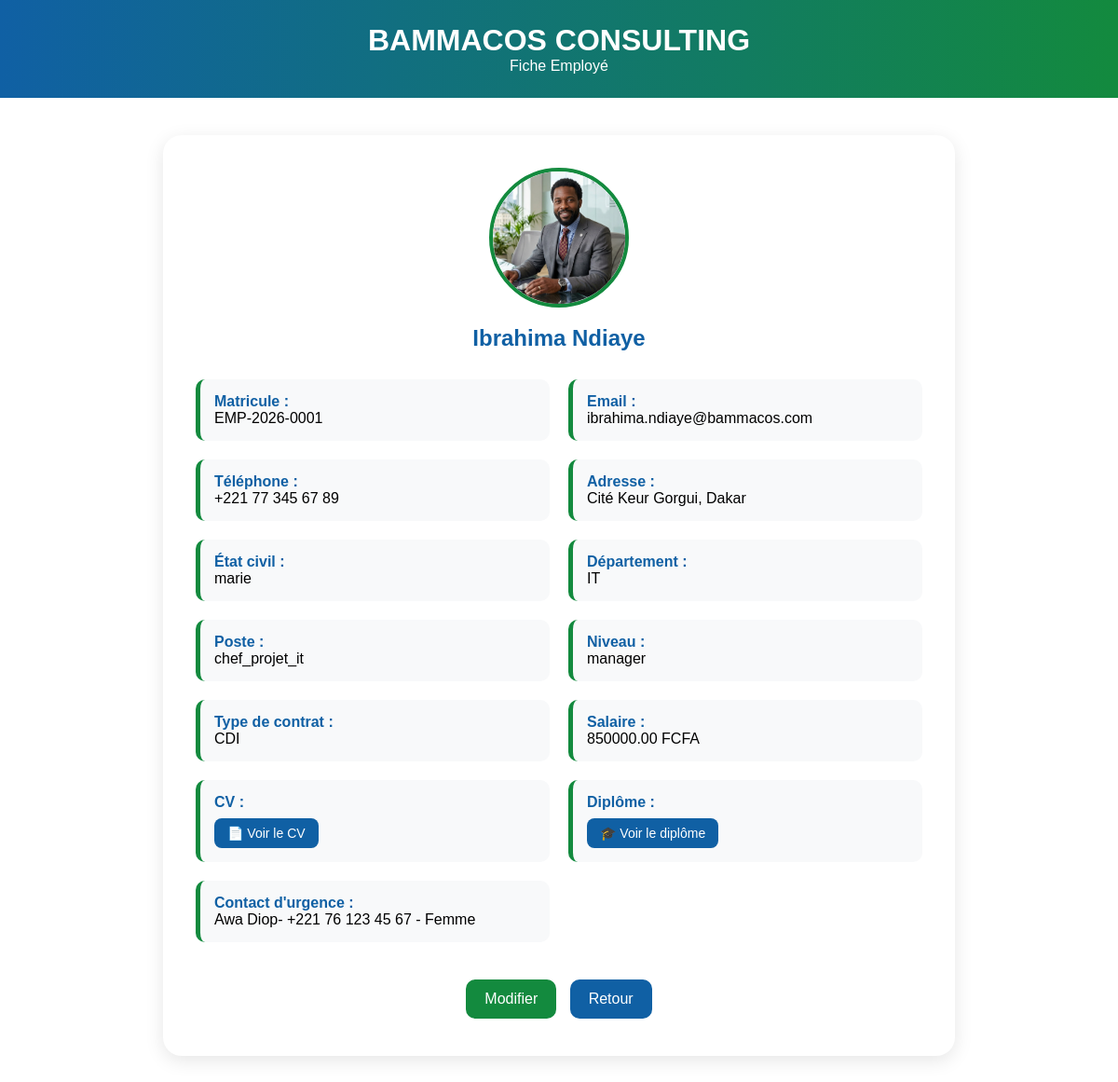
Page /employees/detail/4/ on the committed database.
### employees/models.py (models this page shows, shortened)
class Employee(models.Model):
    user = models.OneToOneField(User, on_delete=models.CASCADE)
    matricule = models.CharField("Matricule", max_length=20, unique=True, blank=True)
    nom = models.CharField("Nom", max_length=100)
    prenom = models.CharField("Prénom", max_length=100)
    email = models.EmailField("Email professionnel", unique=True)
    telephone = models.CharField("Téléphone", max_length=20)
    adresse = models.TextField("Adresse")
    date_naissance = models.DateField("Date de naissance")
    photo = models.ImageField("Photo de profil", upload_to='employees/photos/', null=True, blank=True)
    ETAT_CIVIL_CHOICES = (
    ('celibataire', 'Célibataire'),
    ('marie', 'Marié(e)'),
    ('divorce', 'Divorcé(e)'),
    ('veuf', 'Veuf/Veuve'),
)
    etat_civil = models.CharField(
    "État civil",
    max_length=20,
    choices=ETAT_CIVIL_CHOICES,
    default='celibataire'
)
    POSTE_CHOICES = (
    ("developpeur_fullstack", "Développeur Full Stack"),
    ("developpeur_backend", "Développeur Backend"),
    ("developpeur_frontend", "Développeur Frontend"),
    ("administrateur_systeme", "Administrateur Systèmes"),
    ("technicien_informatique", "Technicien Informatique"),
    ("chef_projet_it", "Chef de Projet IT"),
    ("responsable_it", "Responsable IT"),
    ("responsable_rh", "Responsable RH"),
    ("assistant_rh", "Assistant RH"),
    ("charge_recrutement", "Chargé de Recrutement"),
    ("gestionnaire_paie", "Gestionnaire de Paie"),
    ("comptable", "Comptable"),
    ("chef_comptable", "Chef Comptable"),
    ("controleur_gestion", "Contrôleur de Gestion"),
    ("directeur_financier", "Directeur Financier"),
    ("charge_marketing", "Chargé Marketing"),
    ("community_manager", "Community Manager"),
    ("responsable_marketing", "Responsable Marketing"),
    ("chef_produit", "Chef de Produit"),
    ("commercial", "Commercial"),
    ("charge_clientele", "Chargé de Clientèle"),
    ("chef_commercial", "Chef Commercial"),
    ("responsable_ventes", "Responsable des Ventes"),
    ("responsable_logistique", "Responsable Logistique"),
    ("gestionnaire_stock", "Gestionnaire de Stock"),
    ("magasinier", "Magasinier"),
    ("chauffeur", "Chauffeur"),
    ("assistant_administratif", "Assistant Administratif"),
    ("secretaire", "Secrétaire"),
    ("agent_entretien", "Agent d'Entretien"),
    ("agent_securite", "Agent de Sécurité"),
)
    poste = models.CharField("Niveau hiérarchique", max_length=100, choices=POSTE_CHOICES)
    NIVEAU_CHOICES = (
    ("stagiaire", "Stagiaire"),
    ("junior", "Junior"),
    ("senior", "Senior"),
    ("manager", "Manager"),
    ("directeur", "Directeur"),
)
    niveau = models.CharField(
    max_length=20,
    choices=NIVEAU_CHOICES,
    default="junior"
)
    department = models.ForeignKey(
    Department,
    on_delete=models.CASCADE,
    verbose_name="Département"
)
    TYPE_CONTRAT_CHOICES = (
    ('CDI', 'CDI'),
    ('CDD', 'CDD'),
    ('Stage', 'Stage'),
    ('Freelance', 'Freelance'),
)
    type_contrat = models.CharField(
    "Type de contrat",
    max_length=20,
    choices=TYPE_CONTRAT_CHOICES
)
    date_embauche = models.DateField("Date d'embauche")
    salaire = models.DecimalField("Salaire de base", max_digits=10, decimal_places=2)
    statut = models.CharField("Statut", max_length=20, default="actif")
    cv = models.FileField("CV", upload_to='cv/', null=True, blank=True)
    diplome = models.FileField("Diplôme", upload_to='diplomes/', null=True, blank=True)
    contact_urgence = models.CharField(
    "Contact d'urgence",
    max_length=100,
     help_text="Ex: Nom - Numéro de téléphone - Lien de parenté"
)
    created_at = models.DateTimeField(auto_now_add=True)

### departments/models.py (models this page shows)
class Department(models.Model):
    name = models.CharField("Nom du département", max_length=100)
    def __str__(self):
        return self.name

### employees/views.py (the view)
# urls.py: path("detail/<int:pk>/", employee_detail, name="employee_detail"),
def employee_detail(request, pk):
    employee = get_object_or_404(Employee, pk=pk)
    return render(request, "employees/employee_detail.html", {
        "employee": employee
    })

### employees/templates/employees/employee_detail.html (shortened to what this page needs)
<!DOCTYPE html>
<html lang="fr">
<head>
</head>
<body>
    <div class="header">
        <h1>BAMMACOS CONSULTING</h1>
        <p>Fiche Employé</p>
    </div>
    <div class="container">
        <div class="card">
            <div class="profile">
                {% if employee.photo %}
                    <img src="{{ employee.photo.url }}">
                {% endif %}
                <h2>
                    {{ employee.prenom }}
                    {{ employee.nom }}
                </h2>
            </div>
            <div class="info">
                <div class="box">
                    <strong>Matricule :</strong><br>
                    {{ employee.matricule }}
                </div>
                <div class="box">
                    <strong>Email :</strong><br>
                    {{ employee.email }}
                </div>
                <div class="box">
                    <strong>Téléphone :</strong><br>
                    {{ employee.telephone }}
                </div>
                <div class="box">
                    <strong>Adresse :</strong><br>
                    {{ employee.adresse }}
                </div>
                <div class="box">
                    <strong>État civil :</strong><br>
                    {{ employee.etat_civil }}
                </div>
                <div class="box">
                    <strong>Département :</strong><br>
                    {{ employee.department }}
                </div>
                <div class="box">
                    <strong>Poste :</strong><br>
                    {{ employee.poste }}
                </div>
                <div class="box">
                    <strong>Niveau :</strong><br>
                    {{ employee.niveau }}
                </div>
                <div class="box">
                    <strong>Type de contrat :</strong><br>
                    {{ employee.type_contrat }}
                </div>
                <div class="box">
                    <strong>Salaire :</strong><br>
                    {{ employee.salaire }} FCFA
                </div>
<div class="box">
    <strong>CV :</strong><br>
    {% if employee.cv %}
        <a href="{{ employee.cv.url }}" target="_blank">
            📄 Voir le CV
        </a>
    {% else %}
        Aucun CV
    {% endif %}
</div>
<div class="box">
    <strong>Diplôme :</strong><br>
    {% if employee.diplome %}
        <a href="{{ employee.diplome.url }}" target="_blank">
            🎓 Voir le diplôme
        </a>
    {% else %}
        Aucun diplôme
    {% endif %}
</div>
                <div class="box">
                    <strong>Contact d'urgence :</strong><br>
                    {{ employee.contact_urgence }}
                </div>
            </div>
            <div class="actions">
                <a class="btn edit"
                   href="{% url 'employee_update' employee.id %}">
                    Modifier
                </a>
                <a class="btn back"
                   href="{% url 'employee_list' %}">
                    Retour
                </a>
            </div>
        </div>
    </div>
</body>
</html>

### employees/templates/employees/employee_detail.html (style rules this page uses)
* { margin:0; padding:0; box-sizing:border-box; font-family:Arial,sans-serif; }
body { background:white; }
.header { background:linear-gradient( 90deg, #1060A4, #138A3E ); color:white; text-align:center; padding:25px; }
.container { width:850px; margin:40px auto; }
.card { background:white; padding:35px; border-radius:20px; box-shadow:0 5px 20px rgba(0,0,0,0.1); }
.profile { text-align:center; margin-bottom:30px; }
.profile img { width:150px; height:150px; border-radius:50%; object-fit:cover; border:4px solid #138A3E; margin-bottom:15px; }
.profile h2 { color:#1060A4; }
.info { display:grid; grid-template-columns:1fr 1fr; gap:20px; margin-top:30px; }
.box { background:#f8f9fa; padding:15px; border-radius:10px; border-left:5px solid #138A3E; }
.box strong { color:#1060A4; }
.actions { margin-top:35px; text-align:center; }
.btn { display:inline-block; padding:12px 20px; border-radius:10px; text-decoration:none; color:white; margin:5px; }
.edit { background:#138A3E; }
.back { background:#1060A4; }
.box a { display:inline-block; margin-top:8px; padding:8px 14px; background:#1060A4; color:white; text-decoration:none; border-radius:8px; font-size:14px; transition:.3s; }

### rows in the picture
Employee: photo (picture), prenom "Ibrahima", nom "Ndiaye", matricule "EMP-2026-0001", email "ibrahima.ndiaye@bammacos.com", telephone "+221 77 345 67 89", adresse "Cité Keur Gorgui, Dakar", etat_civil "marie", department "IT", poste "chef_projet_it", niveau "manager", type_contrat "CDI", salaire "850000.00", contact_urgence "Awa Diop- +221 76 123 45 67 - Femme"
